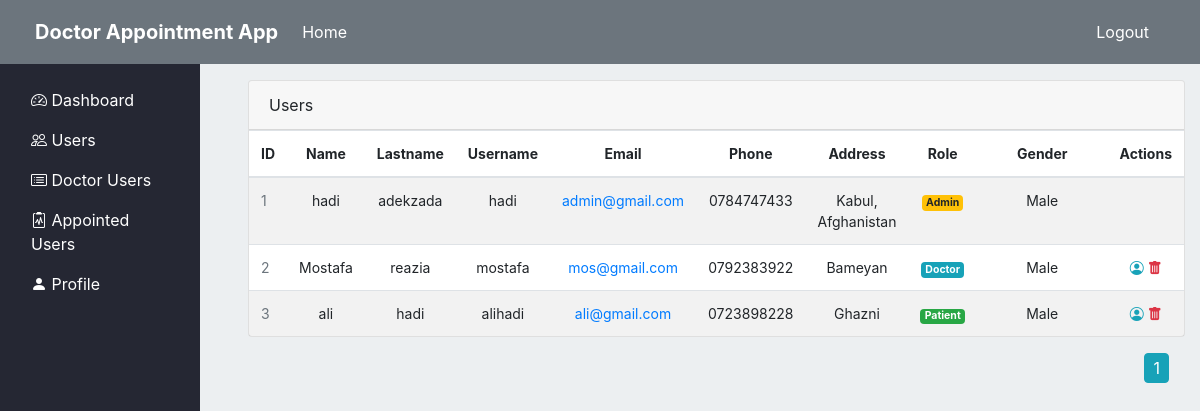
The page /admin/users/list (signed in) on the database as committed earlier.
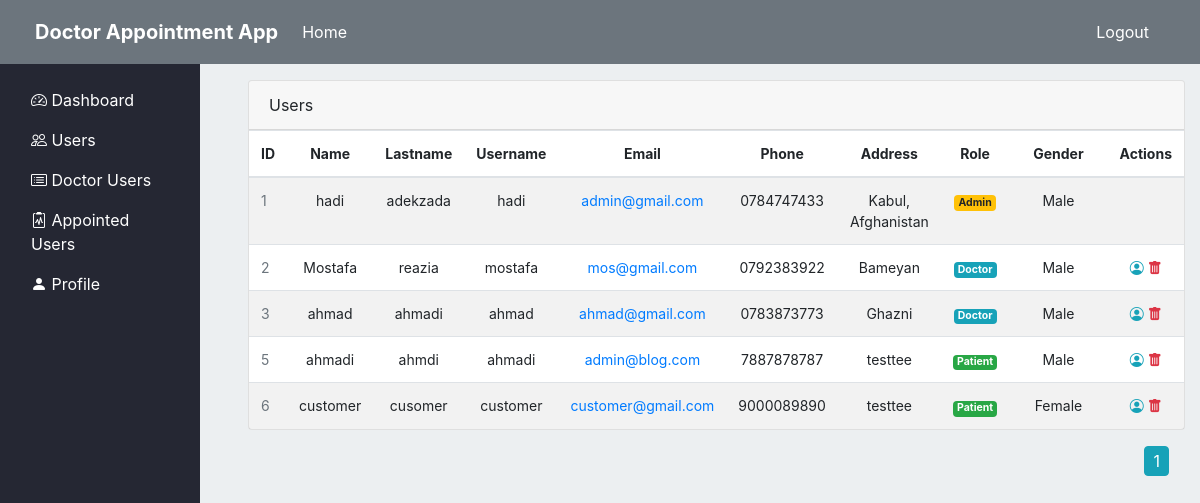
The same page on the database as committed later.
### appointment/Models/UserModel.py (models this page shows, shortened)
class User(db.Model, UserMixin):
    id = db.Column(db.Integer, primary_key=True)
    username = db.Column(db.String(30), nullable=False, unique=True)
    name = db.Column(db.String(30), nullable=False)
    lastname = db.Column(db.String(30), nullable=False)
    email = db.Column(db.String(40), unique=True, nullable=False)
    address = db.Column(db.Text , nullable=False)
    phone = db.Column(db.String(20), unique=True, nullable=False)
    date_of_birth = db.Column(db.Date(), default = datetime.now().date())
    role = db.Column(db.Integer, nullable=False, default=3)
    gender = db.Column(db.Boolean, default=True, nullable=False)
    password = db.Column(db.String(60), nullable=False)
    doctorinfo = db.relationship('DoctorInfo', backref='User', cascade="all, delete", uselist=False, lazy=True)
    schedule = db.relationship('Schedule', backref='User', lazy=True)
    appointment = db.relationship('Appointment', backref='User', lazy=True)

### appointment/routes.py (the view)
@app.route("/admin/users/list")
@login_required
@admin_required
def users():
    return get_users_with_pagenation()

### appointment/Models/UserModel.py (called while the page is built)
@login_manager.user_loader
def load_user(user_id):
    return User.query.get(int(user_id))

### appointment/privilege.py (called while the page is built)
def admin_required(f):
    @wraps(f)
    def wrap(*args, **kwargs):
        if current_user and current_user.role == 1:
            return f(*args, **kwargs)
        flash("Ooops login or your privilege is not satisfied", "info")
        return redirect(url_for('home'))
    return wrap

### appointment/view.py (called while the page is built)
def get_users_with_pagenation():
    page = request.args.get('page', 1, type=int)
    users = User.query.paginate(page=page, per_page=7)
    return render_template("/usersList.html", users=users)

### appointment/templates/usersList.html (shortened to what the changed rows need)
{% extends "index.html" %}
{% block section %}
    <div class="row">
        <div class="col-md-12">
            <div class="main-card mb-3 card">
                <div class="table-responsive">
                    <table class="align-middle mb-0 table table-borderless table-striped table-hover">
                        <thead>
                            <tr  class="app-normal-font">
                                <th class="text-center">ID</th>
                                <th class="text-center">Name</th>
                                <th class="text-center">Lastname</th>
                                <th class="text-center">Username</th>
                                <th class="text-center">Email</th>
                                <th class="text-center">Phone</th>
                                <th class="text-center">Address</th>
                                <th class="text-center">Role</th>
                                <th class="text-center">Gender</th>
                                <th class="text-center">Actions</th>
                            </tr>
                        </thead>
                        <tbody>
                            {% for user in users.items %}
                                <tr class="app-normal-font p-0">
                                    <td class="align-center text-muted">{{ user.id }}</td>
                                    <td class="text-center">
                                        <div class="widget-content p-0">
                                            {{user.name}}
                                        </div>
                                    </td>
                                    <td class="text-center">{{user.lastname}}</td>
                                    <td class="text-center">{{user.username}}</td>
                                    <td class="text-center">
                                        <a href="{{ user.email }}">
                                            {{user.email}}
                                        </a>
                                    </td>
                                    <td class="text-center">
                                        {{user.phone}}
                                    </td>
                                    <td class="text-center">
                                        {{user.address}}
                                    </td>
                                    <td class="text-center">
                                        {% if user.role == 1 %}
                                            <div class="badge badge-warning">Admin </div>
                                        {% elif user.role == 2%}
                                            <div class="badge badge-info">Doctor </div>
                                        {% else %}
                                            <div class="badge badge-success">Patient </div>
                                        {% endif %}
                                    </td>
                                    <td class="text-center" style="width: 150px;">
                                        {% if user.gender == 1 %}
                                            Male
                                        {% else %}
                                            Female
                                        {% endif %}
                                    </td>
                                    <td class="text-center">
                                        {% if not current_user.id == user.id %}
                                            <a href="{{ url_for('user_info', id=user.id)}}" class="text-info">
                                                <i class="bi bi-person-circle"></i>
                                            </a>
                                            <a href="{{ url_for('delete', id = user.id)}}" class="text-danger"  onclick="confirmation(event)">
                                                <i class="bi bi-trash-fill"></i>
                                            </a>
                                        {% endif %}
                                    </td>
                                </tr>
                            {% endfor %}
                        </tbody>
                    </table>
                </div>
            </div>
            <div class="float-right mr-3">
                {% for page_num in users.iter_pages(left_edge=1, right_edge=1, left_current=1, right_current=2) %}
                    {% if page_num  %}
                        {% if users.page == page_num  %}
                            <a class="btn btn-info nb-4" style="padding:2px 8px;" href="{{ url_for('users', page=page_num)}}">{{page_num}}</a>
                        {% else %}
                            <a class="btn btn-outline-info nb-4" style="padding:2px 8px;" href="{{ url_for('users', page=page_num)}}">{{page_num}}</a>
                        {% endif %}
                    {% else %}
                        ...
                    {% endif %}
                {% endfor %}
            </div>
        </div>
    </div>
{% endblock %}

Rows that differ between the two databases and show on the page:
changed User "Ghazni": name "ali" → "ahmad"; lastname "hadi" → "ahmadi"; username "alihadi" → "ahmad"; email "ali@gmail.com" → "ahmad@gmail.com"; phone "0723898228" → "0783873773"; role "Patient" → "Doctor"
added User: id "5", name "ahmadi", lastname "ahmdi", username "ahmadi", email "admin@blog.com", phone "7887878787", address "testtee", role "Patient", gender "Male"
added User: id "6", name "customer", lastname "cusomer", username "customer", email "customer@gmail.com", phone "9000089890", address "testtee", role "Patient", gender "Female"
